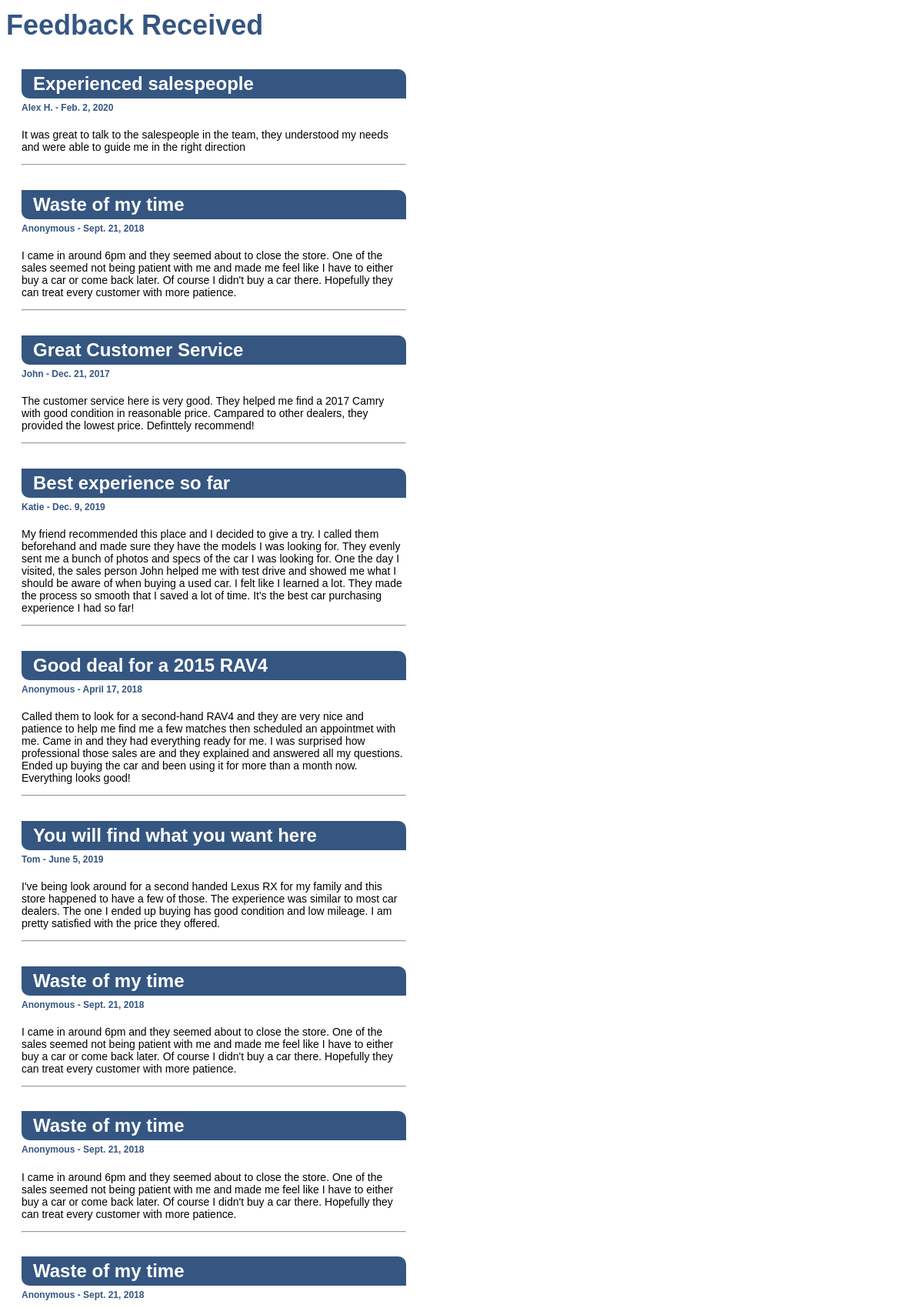
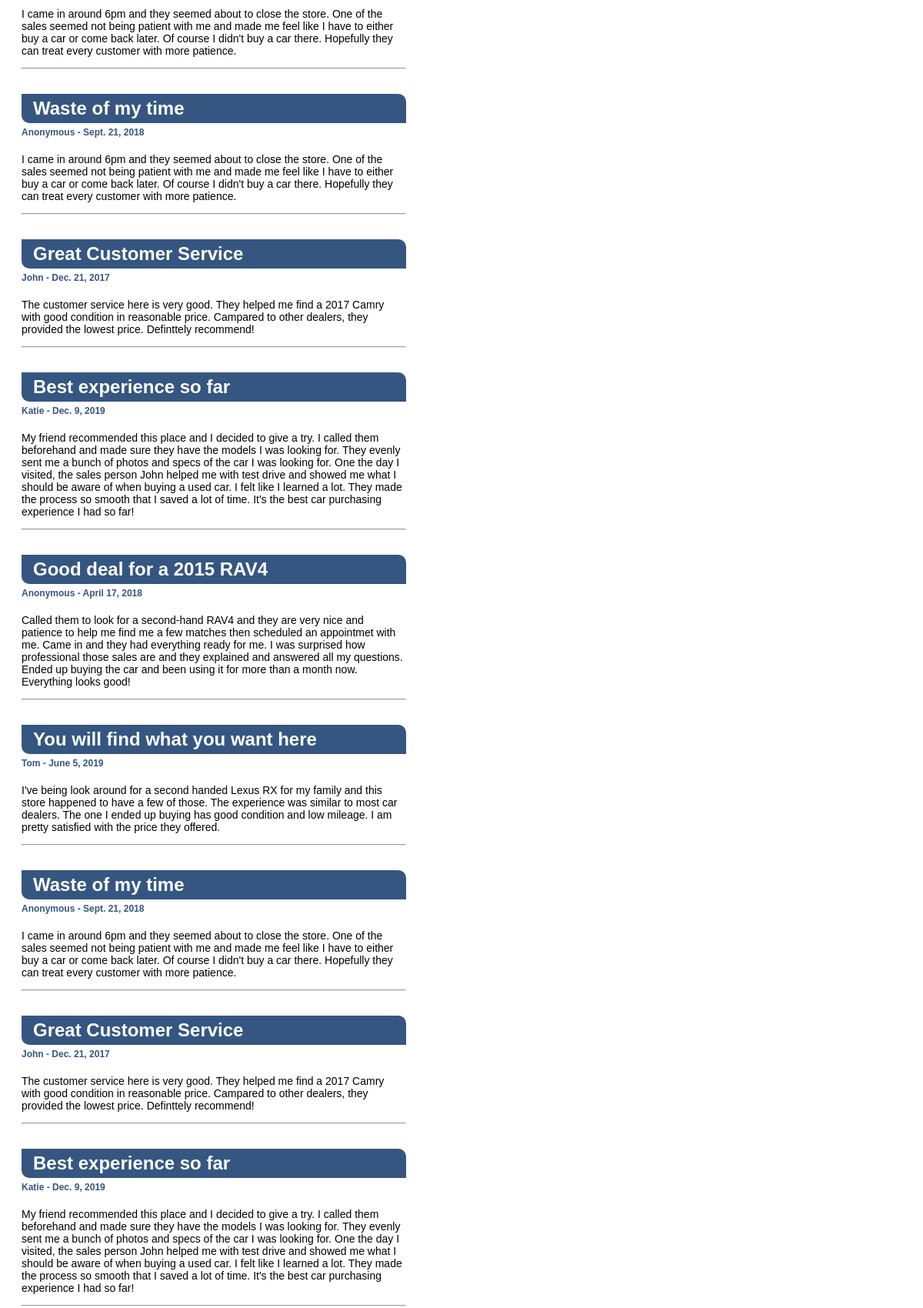
The page / (upper part) on the database its author committed (2 pictures, top to bottom).
### feedback/models.py (models this page shows)
class Feedback(models.Model):
  created = models.DateTimeField(auto_now_add=True)
  title = models.CharField(max_length=100, blank=True, default='')
  name = models.CharField(max_length=100, blank=True, default='')
  date = models.DateField()
  feedback = models.CharField(max_length=1000, blank=True, default='')
  class Meta:
    ordering = ['created']

### feedback/views.py (the view)
# urls.py: re_path(r'^$', views.feedback_index),
def feedback_index(request):
    feedback = Feedback.objects.all()
    context = { 'feedback': feedback }
    return render(request, 'feedback_index.html', context)

### feedback/templates/feedback_index.html (shortened to what this page needs)
<html>
	<head>
	</head>
<body>
<h1>Feedback Received</h1>
{% for comment in feedback %}
<div >
	<h4>{{comment.title}}</h4>
	<h5>{{comment.name}} - {{comment.date}}</h5>
	<p>{{comment.feedback}}</p>
	<hr/>
</div>
{% endfor %}
</body>
</html>

### feedback/templates/feedback_index.html (style rules this page uses)
body { font-family: sans-serif; }
h1 { font-size: 36px; line-height: 50px; color: #355681; margin-bottom: 10px; }
div { margin: 20px; width: 500px; }
h4 { font-size: 24px; background: #355681; color: white; padding: 5px 15px; border-radius: 0 10px 0 10px; margin-bottom: 0; }
h5 { margin-top: 5px; font-size: 12px; color: #355681; }
p { font-size: 14px; }

### rows shown on the page
Feedback: title "Experienced salespeople", name "Alex H.", date "Feb. 2, 2020", feedback "It was great to talk to the salespeople in the team, they understood my needs and were able to guide me in the right direction"
Feedback: title "Waste of my time", name "Anonymous", date "Sept. 21, 2018", feedback "I came in around 6pm and they seemed about to close the store. One of the sales seemed not being patient with me and made me feel like I have to either buy a car or come back later. Of course I didn't buy a car there. Hopefully they can treat every customer with more patience."
Feedback: title "Great Customer Service", name "John", date "Dec. 21, 2017", feedback "The customer service here is very good. They helped me find a 2017 Camry with good condition in reasonable price. Campared to other dealers, they provided the lowest price. Definttely recommend!"
Feedback: title "Best experience so far", name "Katie", date "Dec. 9, 2019", feedback "My friend recommended this place and I decided to give a try. I called them beforehand and made sure they have the models I was looking for. They evenly sent me a bunch of photos and specs of the car I was looking for. One the day I visited, the sales person John helped me with test drive and showed me what I should be aware of when buying a used car. I felt like I learned a lot. They made the process so smooth that I saved a lot of time. It's the best car purchasing experience I had so far!"
Feedback: title "Good deal for a 2015 RAV4", name "Anonymous", date "April 17, 2018", feedback "Called them to look for a second-hand RAV4 and they are very nice and patience to help me find me a few matches then scheduled an appointmet with me. Came in and they had everything ready for me. I was surprised how professional those sales are and they explained and answered all my questions. Ended up buying the car and been using it for more than a month now. Everything looks good!"
Feedback: title "You will find what you want here", name "Tom", date "June 5, 2019", feedback "I've being look around for a second handed Lexus RX for my family and this store happened to have a few of those. The experience was similar to most car dealers. The one I ended up buying has good condition and low mileage. I am pretty satisfied with the price they offered."
Feedback: title "Waste of my time", name "Anonymous", date "Sept. 21, 2018", feedback "I came in around 6pm and they seemed about to close the store. One of the sales seemed not being patient with me and made me feel like I have to either buy a car or come back later. Of course I didn't buy a car there. Hopefully they can treat every customer with more patience."
Feedback: title "Waste of my time", name "Anonymous", date "Sept. 21, 2018", feedback "I came in around 6pm and they seemed about to close the store. One of the sales seemed not being patient with me and made me feel like I have to either buy a car or come back later. Of course I didn't buy a car there. Hopefully they can treat every customer with more patience."
Feedback: title "Waste of my time", name "Anonymous", date "Sept. 21, 2018", feedback "I came in around 6pm and they seemed about to close the store. One of the sales seemed not being patient with me and made me feel like I have to either buy a car or come back later. Of course I didn't buy a car there. Hopefully they can treat every customer with more patience."
Feedback: title "Waste of my time", name "Anonymous", date "Sept. 21, 2018", feedback "I came in around 6pm and they seemed about to close the store. One of the sales seemed not being patient with me and made me feel like I have to either buy a car or come back later. Of course I didn't buy a car there. Hopefully they can treat every customer with more patience."
Feedback: title "Great Customer Service", name "John", date "Dec. 21, 2017", feedback "The customer service here is very good. They helped me find a 2017 Camry with good condition in reasonable price. Campared to other dealers, they provided the lowest price. Definttely recommend!"
Feedback: title "Best experience so far", name "Katie", date "Dec. 9, 2019", feedback "My friend recommended this place and I decided to give a try. I called them beforehand and made sure they have the models I was looking for. They evenly sent me a bunch of photos and specs of the car I was looking for. One the day I visited, the sales person John helped me with test drive and showed me what I should be aware of when buying a used car. I felt like I learned a lot. They made the process so smooth that I saved a lot of time. It's the best car purchasing experience I had so far!"
Feedback: title "Good deal for a 2015 RAV4", name "Anonymous", date "April 17, 2018", feedback "Called them to look for a second-hand RAV4 and they are very nice and patience to help me find me a few matches then scheduled an appointmet with me. Came in and they had everything ready for me. I was surprised how professional those sales are and they explained and answered all my questions. Ended up buying the car and been using it for more than a month now. Everything looks good!"
Feedback: title "You will find what you want here", name "Tom", date "June 5, 2019", feedback "I've being look around for a second handed Lexus RX for my family and this store happened to have a few of those. The experience was similar to most car dealers. The one I ended up buying has good condition and low mileage. I am pretty satisfied with the price they offered."
Feedback: title "Waste of my time", name "Anonymous", date "Sept. 21, 2018", feedback "I came in around 6pm and they seemed about to close the store. One of the sales seemed not being patient with me and made me feel like I have to either buy a car or come back later. Of course I didn't buy a car there. Hopefully they can treat every customer with more patience."
Feedback: title "Great Customer Service", name "John", date "Dec. 21, 2017", feedback "The customer service here is very good. They helped me find a 2017 Camry with good condition in reasonable price. Campared to other dealers, they provided the lowest price. Definttely recommend!"
Feedback: title "Best experience so far", name "Katie", date "Dec. 9, 2019", feedback "My friend recommended this place and I decided to give a try. I called them beforehand and made sure they have the models I was looking for. They evenly sent me a bunch of photos and specs of the car I was looking for. One the day I visited, the sales person John helped me with test drive and showed me what I should be aware of when buying a used car. I felt like I learned a lot. They made the process so smooth that I saved a lot of time. It's the best car purchasing experience I had so far!"
